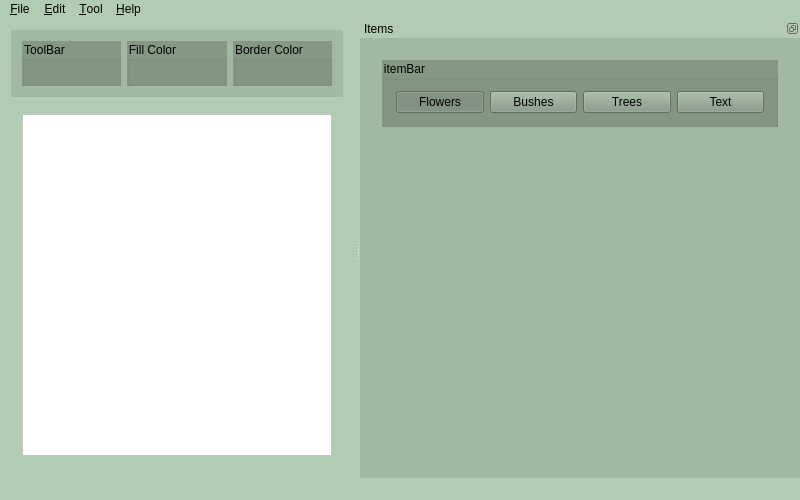
<?xml version="1.0" encoding="UTF-8"?>
<ui version="4.0">
 <class>MainWindow</class>
 <widget class="QMainWindow" name="MainWindow">
  <property name="geometry">
   <rect>
    <x>0</x>
    <y>0</y>
    <width>800</width>
    <height>500</height>
   </rect>
  </property>
  <property name="minimumSize">
   <size>
    <width>800</width>
    <height>500</height>
   </size>
  </property>
  <property name="mouseTracking">
   <bool>false</bool>
  </property>
  <property name="acceptDrops">
   <bool>false</bool>
  </property>
  <property name="windowTitle">
   <string>MainWindow</string>
  </property>
  <property name="styleSheet">
   <string notr="true">background-color: rgb(177, 204, 177)</string>
  </property>
  <widget class="QWidget" name="main">
   <layout class="QVBoxLayout" name="verticalLayout">
    <item>
     <layout class="QVBoxLayout" name="verticalLayout_4">
      <item>
       <widget class="QWidget" name="action" native="true">
        <property name="sizePolicy">
         <sizepolicy hsizetype="Preferred" vsizetype="Preferred">
          <horstretch>0</horstretch>
          <verstretch>0</verstretch>
         </sizepolicy>
        </property>
        <property name="styleSheet">
         <string notr="true">background-color: rgb(161, 185, 161)</string>
        </property>
        <layout class="QHBoxLayout" name="horizontalLayout_6">
         <item>
          <widget class="QGroupBox" name="toolBar">
           <property name="sizePolicy">
            <sizepolicy hsizetype="Preferred" vsizetype="Maximum">
             <horstretch>0</horstretch>
             <verstretch>0</verstretch>
            </sizepolicy>
           </property>
           <property name="styleSheet">
            <string notr="true">background-color: rgb(132, 152, 132)</string>
           </property>
           <property name="title">
            <string>ToolBar</string>
           </property>
           <layout class="QHBoxLayout" name="horizontalLayout_4">
            <item>
             <widget class="DrawingToolSelector" name="toolSelector" native="true"/>
            </item>
           </layout>
          </widget>
         </item>
         <item>
          <widget class="QGroupBox" name="fillColor">
           <property name="sizePolicy">
            <sizepolicy hsizetype="Preferred" vsizetype="Maximum">
             <horstretch>0</horstretch>
             <verstretch>0</verstretch>
            </sizepolicy>
           </property>
           <property name="styleSheet">
            <string notr="true">background-color: rgb(132, 152, 132)</string>
           </property>
           <property name="title">
            <string>Fill Color</string>
           </property>
           <layout class="QHBoxLayout" name="horizontalLayout_3">
            <item>
             <widget class="DrawingColorSelector" name="colorFillSelector" native="true"/>
            </item>
           </layout>
          </widget>
         </item>
         <item>
          <widget class="QGroupBox" name="borderColor">
           <property name="sizePolicy">
            <sizepolicy hsizetype="Preferred" vsizetype="Maximum">
             <horstretch>0</horstretch>
             <verstretch>0</verstretch>
            </sizepolicy>
           </property>
           <property name="styleSheet">
            <string notr="true">background-color: rgb(132, 152, 132)</string>
           </property>
           <property name="title">
            <string>Border Color</string>
           </property>
           <layout class="QHBoxLayout" name="horizontalLayout_2">
            <item>
             <widget class="DrawingColorSelector" name="colorBorderSelector" native="true"/>
            </item>
           </layout>
          </widget>
         </item>
        </layout>
       </widget>
      </item>
      <item>
       <widget class="QWidget" name="view" native="true">
        <layout class="QVBoxLayout" name="verticalLayout_2">
         <item>
          <layout class="QHBoxLayout" name="horizontalLayout_7">
           <item>
            <widget class="GraphicsView" name="graphicsView">
             <property name="sizePolicy">
              <sizepolicy hsizetype="Expanding" vsizetype="Expanding">
               <horstretch>0</horstretch>
               <verstretch>0</verstretch>
              </sizepolicy>
             </property>
             <property name="minimumSize">
              <size>
               <width>200</width>
               <height>200</height>
              </size>
             </property>
             <property name="mouseTracking">
              <bool>true</bool>
             </property>
             <property name="styleSheet">
              <string notr="true">background-color: rgb(255, 255, 255)</string>
             </property>
            </widget>
           </item>
          </layout>
         </item>
        </layout>
       </widget>
      </item>
     </layout>
    </item>
   </layout>
  </widget>
  <widget class="QMenuBar" name="menuBar">
   <property name="geometry">
    <rect>
     <x>0</x>
     <y>0</y>
     <width>800</width>
     <height>21</height>
    </rect>
   </property>
   <widget class="QMenu" name="menuFile">
    <property name="title">
     <string>&amp;File</string>
    </property>
    <addaction name="actionNew"/>
    <addaction name="actionOpen"/>
    <addaction name="actionSave"/>
   </widget>
   <widget class="QMenu" name="menuEdit">
    <property name="title">
     <string>&amp;Edit</string>
    </property>
    <addaction name="actionDelete_Object"/>
   </widget>
   <widget class="QMenu" name="menuTool">
    <property name="title">
     <string>&amp;Tool</string>
    </property>
    <addaction name="actionCircle"/>
    <addaction name="actionRectangle"/>
   </widget>
   <widget class="QMenu" name="menuHelp">
    <property name="title">
     <string>&amp;Help</string>
    </property>
    <addaction name="actionTutorial"/>
   </widget>
   <addaction name="menuFile"/>
   <addaction name="menuEdit"/>
   <addaction name="menuTool"/>
   <addaction name="menuHelp"/>
  </widget>
  <widget class="QStatusBar" name="statusBar"/>
  <widget class="QDockWidget" name="dockWidget">
   <property name="minimumSize">
    <size>
     <width>300</width>
     <height>300</height>
    </size>
   </property>
   <property name="styleSheet">
    <string notr="true">background-color: rgb(161, 185, 161)</string>
   </property>
   <property name="features">
    <set>QDockWidget::DockWidgetFloatable|QDockWidget::DockWidgetMovable</set>
   </property>
   <property name="allowedAreas">
    <set>Qt::RightDockWidgetArea</set>
   </property>
   <property name="windowTitle">
    <string>Items</string>
   </property>
   <attribute name="dockWidgetArea">
    <number>2</number>
   </attribute>
   <widget class="QWidget" name="dockWidgetContents">
    <layout class="QVBoxLayout" name="verticalLayout_5">
     <item>
      <widget class="QWidget" name="itemBar" native="true">
       <property name="sizePolicy">
        <sizepolicy hsizetype="Preferred" vsizetype="Maximum">
         <horstretch>0</horstretch>
         <verstretch>0</verstretch>
        </sizepolicy>
       </property>
       <layout class="QVBoxLayout" name="verticalLayout_3">
        <item>
         <widget class="QGroupBox" name="itemSelector">
          <property name="styleSheet">
           <string notr="true">background-color: rgb(132, 152, 132)</string>
          </property>
          <property name="title">
           <string>itemBar</string>
          </property>
          <layout class="QHBoxLayout" name="horizontalLayout">
           <item>
            <widget class="QPushButton" name="pushButtonFlowers">
             <property name="text">
              <string>Flowers</string>
             </property>
             <property name="checkable">
              <bool>true</bool>
             </property>
             <property name="checked">
              <bool>true</bool>
             </property>
             <property name="autoExclusive">
              <bool>true</bool>
             </property>
            </widget>
           </item>
           <item>
            <widget class="QPushButton" name="pushButtonBushes">
             <property name="text">
              <string>Bushes</string>
             </property>
             <property name="checkable">
              <bool>true</bool>
             </property>
             <property name="autoExclusive">
              <bool>true</bool>
             </property>
            </widget>
           </item>
           <item>
            <widget class="QPushButton" name="pushButtonTrees">
             <property name="text">
              <string>Trees</string>
             </property>
             <property name="checkable">
              <bool>true</bool>
             </property>
             <property name="autoExclusive">
              <bool>true</bool>
             </property>
            </widget>
           </item>
           <item>
            <widget class="QPushButton" name="pushButtonText">
             <property name="text">
              <string>Text</string>
             </property>
             <property name="checkable">
              <bool>true</bool>
             </property>
             <property name="autoExclusive">
              <bool>true</bool>
             </property>
            </widget>
           </item>
          </layout>
         </widget>
        </item>
       </layout>
      </widget>
     </item>
     <item>
      <layout class="QHBoxLayout" name="horizontalLayout_8">
       <item>
        <widget class="ViewBush" name="bushView" native="true">
         <property name="sizePolicy">
          <sizepolicy hsizetype="Maximum" vsizetype="Preferred">
           <horstretch>0</horstretch>
           <verstretch>0</verstretch>
          </sizepolicy>
         </property>
         <property name="minimumSize">
          <size>
           <width>100</width>
           <height>300</height>
          </size>
         </property>
         <property name="maximumSize">
          <size>
           <width>200</width>
           <height>16777215</height>
          </size>
         </property>
        </widget>
       </item>
       <item>
        <widget class="ViewFlower" name="flowerView" native="true">
         <property name="sizePolicy">
          <sizepolicy hsizetype="Maximum" vsizetype="Preferred">
           <horstretch>0</horstretch>
           <verstretch>0</verstretch>
          </sizepolicy>
         </property>
         <property name="minimumSize">
          <size>
           <width>100</width>
           <height>300</height>
          </size>
         </property>
         <property name="maximumSize">
          <size>
           <width>200</width>
           <height>16777215</height>
          </size>
         </property>
        </widget>
       </item>
       <item>
        <widget class="ViewText" name="textView" native="true">
         <property name="sizePolicy">
          <sizepolicy hsizetype="Maximum" vsizetype="Preferred">
           <horstretch>0</horstretch>
           <verstretch>0</verstretch>
          </sizepolicy>
         </property>
         <property name="minimumSize">
          <size>
           <width>100</width>
           <height>300</height>
          </size>
         </property>
         <property name="maximumSize">
          <size>
           <width>200</width>
           <height>16777215</height>
          </size>
         </property>
        </widget>
       </item>
       <item>
        <widget class="ViewTree" name="treeView" native="true">
         <property name="sizePolicy">
          <sizepolicy hsizetype="Maximum" vsizetype="Preferred">
           <horstretch>0</horstretch>
           <verstretch>0</verstretch>
          </sizepolicy>
         </property>
         <property name="minimumSize">
          <size>
           <width>100</width>
           <height>300</height>
          </size>
         </property>
         <property name="maximumSize">
          <size>
           <width>200</width>
           <height>16777215</height>
          </size>
         </property>
        </widget>
       </item>
      </layout>
     </item>
    </layout>
   </widget>
  </widget>
  <action name="actionOpen">
   <property name="text">
    <string>&amp;Open</string>
   </property>
   <property name="shortcut">
    <string>Ctrl+O</string>
   </property>
  </action>
  <action name="actionSave">
   <property name="text">
    <string>&amp;Save</string>
   </property>
   <property name="shortcut">
    <string>Ctrl+S</string>
   </property>
  </action>
  <action name="actionRectangle">
   <property name="checkable">
    <bool>true</bool>
   </property>
   <property name="icon">
    <iconset>
     <selectedon>:/assets/menu/checkmark.png</selectedon>
    </iconset>
   </property>
   <property name="text">
    <string>&amp;Rectangle</string>
   </property>
   <property name="shortcut">
    <string>R</string>
   </property>
  </action>
  <action name="actionCircle">
   <property name="checkable">
    <bool>true</bool>
   </property>
   <property name="icon">
    <iconset>
     <normaloff>:/assets/circ.png</normaloff>
     <selectedon>:/assets/menu/checkmark.png</selectedon>:/assets/circ.png</iconset>
   </property>
   <property name="text">
    <string>&amp;Circle</string>
   </property>
   <property name="shortcut">
    <string>C</string>
   </property>
  </action>
  <action name="actionNew">
   <property name="text">
    <string>&amp;New</string>
   </property>
   <property name="shortcut">
    <string>Ctrl+N</string>
   </property>
  </action>
  <action name="actionDelete_Object">
   <property name="text">
    <string>&amp;Delete Object</string>
   </property>
   <property name="shortcut">
    <string>Del</string>
   </property>
  </action>
  <action name="actionTutorial">
   <property name="text">
    <string>&amp;Tutorial</string>
   </property>
   <property name="shortcut">
    <string>Ctrl+H</string>
   </property>
  </action>
 </widget>
 <layoutdefault spacing="6" margin="11"/>
 <customwidgets>
  <customwidget>
   <class>DrawingToolSelector</class>
   <extends>QWidget</extends>
   <header>drawingtoolselector.h</header>
   <container>1</container>
  </customwidget>
  <customwidget>
   <class>DrawingColorSelector</class>
   <extends>QWidget</extends>
   <header>drawingcolorselector.h</header>
   <container>1</container>
  </customwidget>
  <customwidget>
   <class>ViewFlower</class>
   <extends>QWidget</extends>
   <header>viewflower.h</header>
   <container>1</container>
  </customwidget>
  <customwidget>
   <class>ViewBush</class>
   <extends>QWidget</extends>
   <header>viewbush.h</header>
   <container>1</container>
  </customwidget>
  <customwidget>
   <class>ViewTree</class>
   <extends>QWidget</extends>
   <header>viewtree.h</header>
   <container>1</container>
  </customwidget>
  <customwidget>
   <class>GraphicsView</class>
   <extends>QGraphicsView</extends>
   <header>graphicsview.h</header>
  </customwidget>
  <customwidget>
   <class>ViewText</class>
   <extends>QWidget</extends>
   <header>viewtext.h</header>
   <container>1</container>
  </customwidget>
 </customwidgets>
 <resources/>
 <connections/>
</ui>
